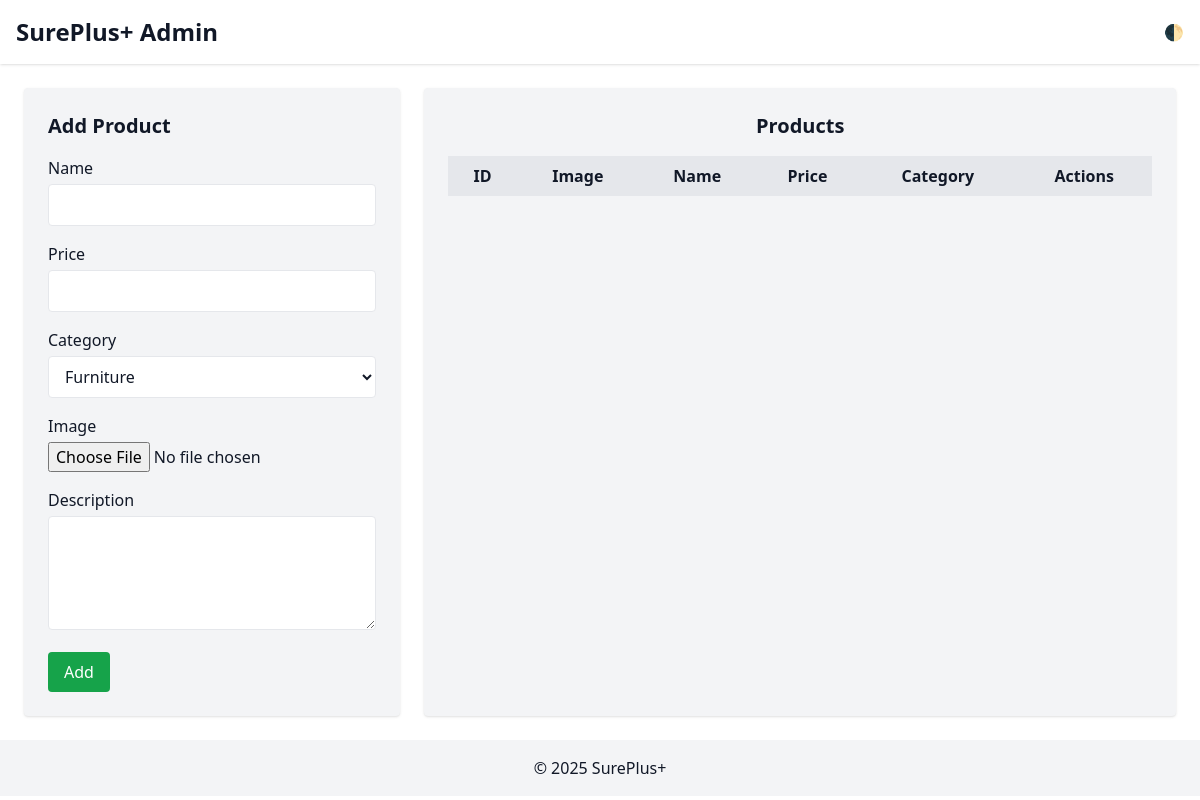
Page /dashboard/admin/admin-dashboard.php on the earlier database version.
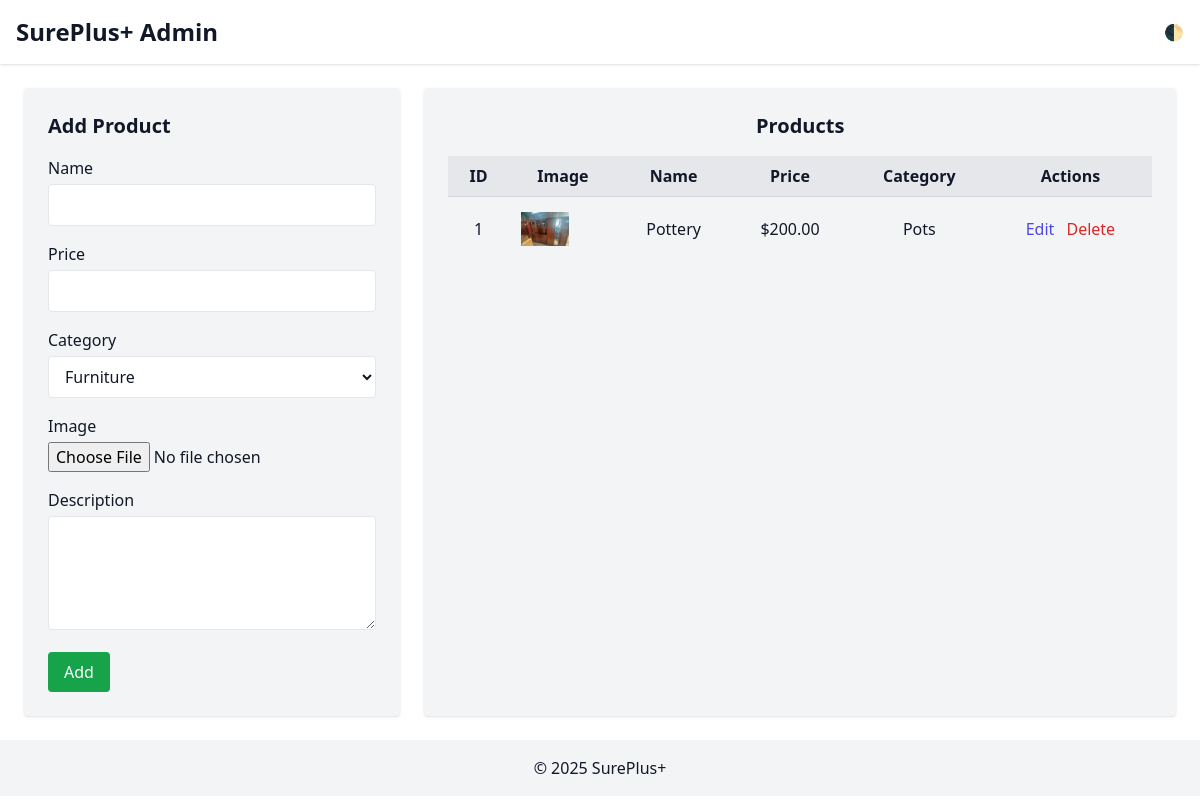
Same page on the later database version.
### tables this page shows
CREATE TABLE `products` (
  `id` int(11) NOT NULL,
  `name` varchar(255) NOT NULL,
  `price` decimal(10,2) NOT NULL,
  `image` varchar(255) NOT NULL,
  `description` varchar(255) DEFAULT NULL,
  `category` varchar(50) DEFAULT NULL
);

### dashboard/admin/admin-dashboard.php (the view, shortened to what this page needs)
<?php
include __DIR__ . '/../../includes/db.php';
$editMode = false;
$products = $pdo->query("SELECT * FROM products ORDER BY id DESC")->fetchAll(PDO::FETCH_ASSOC);
?>
<!DOCTYPE html>
<html lang="en" class="dark">
<head>
  <script src="https://cdn.tailwindcss.com"></script>
</head>
<body class="bg-white dark:bg-gray-900 text-gray-900 dark:text-gray-100">
  <header class="flex items-center justify-between p-4 bg-white dark:bg-gray-800 shadow">
    <h1 class="text-2xl font-bold">SurePlus+ Admin</h1>
    <button onclick="toggleDarkMode()">🌓</button>
  </header>
  <main class="p-6 flex flex-col md:flex-row gap-6">
    <aside class="md:w-1/3 bg-gray-100 dark:bg-gray-800 p-6 rounded shadow">
      <h2 class="text-xl font-semibold mb-4"><?= $editMode ? 'Edit' : 'Add' ?> Product</h2>
      <form method="post" enctype="multipart/form-data" class="space-y-4">
        <div>
          <label class="block mb-1">Name</label>
          <input name="name" required
                 value="<?= $editMode ? htmlspecialchars($editProduct['name']) : '' ?>"
                 class="w-full border rounded px-3 py-2 bg-white dark:bg-gray-700">
        </div>
        <div>
          <label class="block mb-1">Price</label>
          <input type="number" step="0.01" name="price" required
                 value="<?= $editMode ? htmlspecialchars($editProduct['price']) : '' ?>"
                 class="w-full border rounded px-3 py-2 bg-white dark:bg-gray-700">
        </div>
        <div>
          <label class="block mb-1">Category</label>
          <select name="category" required
                  class="w-full border rounded px-3 py-2 bg-white dark:bg-gray-700">
            <?php foreach(['Furniture','Electronics','Toys','Utensils','Pots','Bicycle'] as $cat): ?>
              <option value="<?= $cat ?>"
                <?= $editMode && $editProduct['category']===$cat ? 'selected' : '' ?>>
                <?= $cat ?>
              </option>
            <?php endforeach; ?>
          </select>
        </div>
        <div>
          <label class="block mb-1">Image <?= $editMode ? '(leave blank to keep)' : '' ?></label>
          <input type="file" name="image" class="w-full">
        </div>
        <div>
          <label class="block mb-1">Description</label>
          <textarea name="description" rows="4"
                    class="w-full border rounded px-3 py-2 bg-white dark:bg-gray-700"><?= $editMode ? htmlspecialchars($editProduct['description']) : '' ?></textarea>
        </div>
        <div class="flex gap-4">
          <?php if ($editMode): ?>
            <button type="submit" name="edit_product" class="px-4 py-2 bg-blue-600 text-white rounded">Update</button>
            <a href="admin-dashboard.php" class="px-4 py-2 bg-gray-300 rounded">Cancel</a>
          <?php else: ?>
            <button type="submit" name="add_product" class="px-4 py-2 bg-green-600 text-white rounded">Add</button>
          <?php endif; ?>
        </div>
      </form>
    </aside>
    <section class="md:w-2/3 bg-gray-100 dark:bg-gray-800 p-6 rounded shadow overflow-x-auto">
      <h2 class="text-xl font-semibold mb-4 text-center">Products</h2>
      <table class="min-w-full border-collapse text-center">
        <thead class="bg-gray-200 dark:bg-gray-700">
          <tr>
            <th class="px-3 py-2">ID</th>
            <th class="px-3 py-2">Image</th>
            <th class="px-3 py-2">Name</th>
            <th class="px-3 py-2">Price</th>
            <th class="px-3 py-2">Category</th>
            <th class="px-3 py-2">Actions</th>
          </tr>
        </thead>
        <tbody>
          <?php foreach($products as $p): ?>
          <tr class="border-t border-gray-300 dark:border-gray-700">
            <td class="px-3 py-2"><?= $p['id'] ?></td>
            <td class="px-3 py-2">
              <?php if ($p['image']): ?>
                <img src="/Collab/assets/images/<?= htmlspecialchars($p['image']) ?>"
                     class="h-12 w-12 object-contain" alt="">
              <?php endif; ?>
            </td>
            <td class="px-3 py-2"><?= htmlspecialchars($p['name']) ?></td>
            <td class="px-3 py-2">$<?= number_format($p['price'],2) ?></td>
            <td class="px-3 py-2"><?= htmlspecialchars($p['category']) ?></td>
            <td class="px-3 py-2 space-x-2">
              <a href="?edit=<?= $p['id'] ?>" class="text-indigo-600">Edit</a>
              <form method="post" class="inline" onsubmit="return confirm('Delete?')">
                <button name="delete_product" class="text-red-600">Delete</button>
              </form>
            </td>
          </tr>
          <?php endforeach;?>
        </tbody>
      </table>
    </section>
  </main>
  <footer class="p-4 text-center bg-gray-100 dark:bg-gray-800">
    © 2025 SurePlus+
  </footer>
</body>
</html>

Differences in the rows shown:
added products: id "1", image (picture), name "Pottery", price "200.00", category "Pots"
